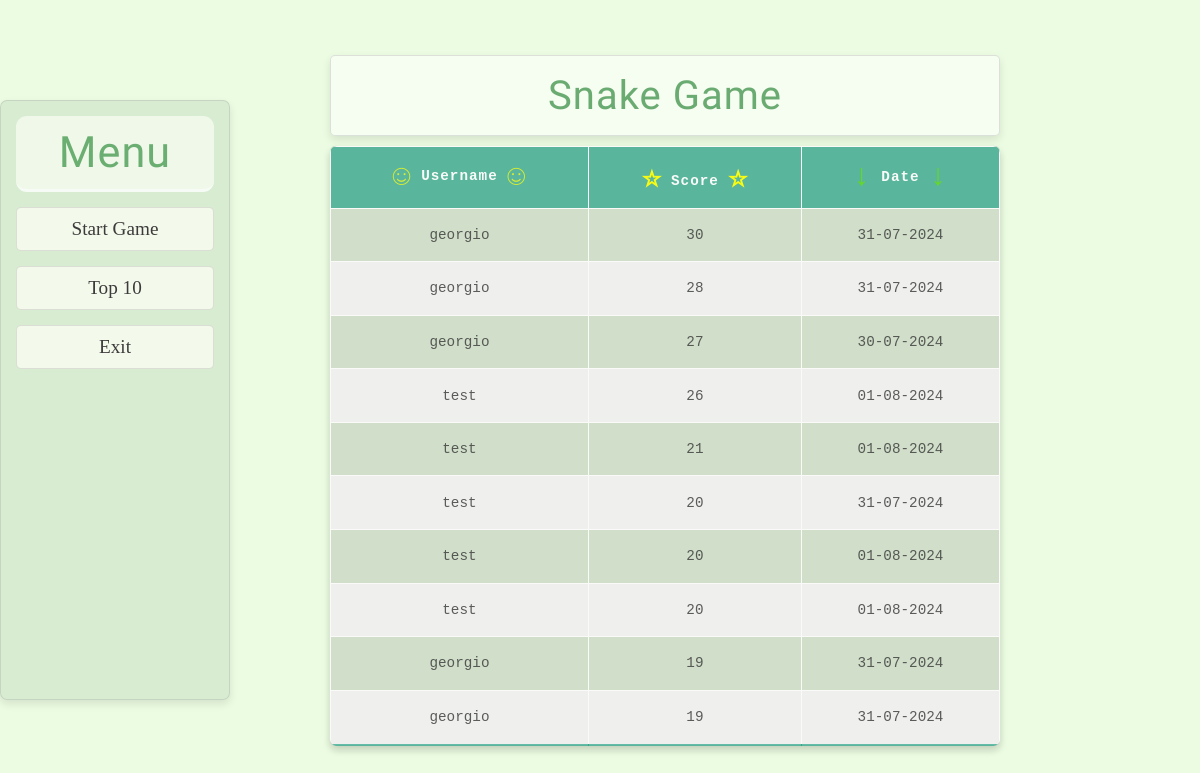
The app's page /score_board/ with its own data.
### game/models.py (models this page shows, shortened)
class Score(models.Model):
    username = models.CharField(max_length=100)
    score = models.IntegerField()
    timestamp = models.DateTimeField(auto_now_add=True)
    class Meta:
        ordering = ['-score']

### game/views.py (the view)
# urls.py: path('score_board/', score_board, name='score_board'),
def score_board(request):
    scores = Score.objects.all().order_by('-score')[:10]
    return render(request, 'score_board.html', {'scores': scores})

### game/templates/score_board.html (shortened to what this page needs)
{% extends 'base.html' %}
{% load static %}
{% block content %}
    <table class="score-table">
        <thead>
            <tr>
                <th><span class="username">&#9786;</span>  Username <span class="username">&#9786;</span></th>
                <th><span class="rating">&#9734;</span> Score <span class="rating">&#9734;</span></th>
                <th><span class="date">&darr;</span>  Date <span class="date"> &darr;</span></th>
            </tr>
        </thead>
        <tbody>
            {% for score in scores %}
                <tr>
                    <td>{{ score.username }}</td>
                    <td>{{ score.score }}</td>
                    <td>{{ score.timestamp| date:"d-m-Y"  }}</td>
                </tr>
            {% endfor %}
        </tbody>
    </table>
{% endblock %}

### game/static/game/css/styles.css (style rules this page uses)
* { box-sizing: border-box; margin: 0; padding: 0; }
body { display: flex; justify-content: center; align-items: center; height: 100vh; margin: 0; background-color: #ccf7b05b; }
.score-table { border-collapse: collapse; margin: 20px 0; font-size: 1em; text-align: center; width: 670px; height: 600px; font-family: monospace; font-size: 1.1em; font-weight: 500; color: rgba(43, 43, 43, 0.828); box-shadow: 0 4px 8px rgba(0, 0, 0, 0.1); opacity: 0.9; border-radius: 7px; overflow: hidden; }
.score-table thead tr { background-color: #00987aa2; color: #ffffff; text-align: center; font-weight: bold; letter-spacing: 1px; }
.score-table th, .score-table td { padding: 12px 15px; border: 1px solid #ffffff; }
.score-table tbody tr { border-bottom: 1px solid #ffffff; }
.score-table tbody tr:nth-of-type(even) { background-color: #f3f3f3; }
.score-table tbody tr:last-of-type { border-bottom: 2px solid #00987aa2; }
.rating { color: gold; vertical-align: -2px; }
.username { color: rgba(255, 255, 0, 0.772); vertical-align: -5px; }
.date { color: rgba(90, 220, 4, 0.863); vertical-align: -4px; }
.rating, .username, .date { font-size: 2.1em; }

### records on screen
Score: username "georgio", score "30", timestamp "31-07-2024"
Score: username "georgio", score "28", timestamp "31-07-2024"
Score: username "georgio", score "27", timestamp "30-07-2024"
Score: username "test", score "26", timestamp "01-08-2024"
Score: username "test", score "21", timestamp "01-08-2024"
Score: username "test", score "20", timestamp "31-07-2024"
Score: username "test", score "20", timestamp "01-08-2024"
Score: username "test", score "20", timestamp "01-08-2024"
Score: username "georgio", score "19", timestamp "31-07-2024"
Score: username "georgio", score "19", timestamp "31-07-2024"
